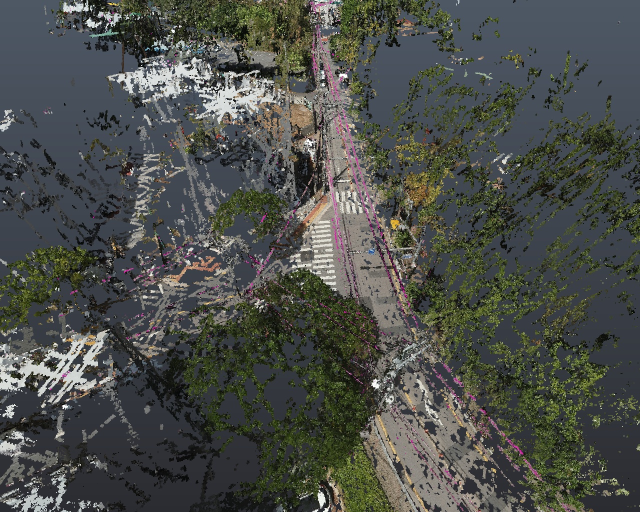
#> input picture 25.12.10_Model_B_Site_B_Vote_3_1.jpg, 1280 x 1024 px (shown at 1/2 size); its folder holds only this picture in this run
$ python -i img_mask.py   (imports and definitions only)
#> lines starting #> are read from the running program, lines starting #| are printed output that depends on the picture
# -*- coding: utf-8 -*-
"""
img_mask.py
이미지에서 color gate RGB 조건에 맞는 픽셀 마스크 생성
color_gate.py의 RGB 범위: R(204-255), G(0-51), B(172-210)
밝은 빨강-보라색 계열 (마젠타/핑크)
"""

import numpy as np
from PIL import Image
from pathlib import Path
try:
    import numexpr as ne  # 멀티스레드 벡터 연산 가속
except ImportError:
    ne = None

def img_mask(img_path: str) -> np.ndarray:
    """
    이미지에서 color gate RGB 조건에 맞는 픽셀만 검출

    Color gate 조건 (color_gate.py에서 확인):
    - R: 204 ~ 255  (밝은 빨강)
    - G: 0 ~ 51     (어두운 초록)
    - B: 172 ~ 210  (밝은 파랑)
    → 밝은 빨강-보라색 계열 (마젠타/핑크)

    Args:
        img_path: 이미지 경로

    Returns:
        mask: (H, W) boolean array - 조건 만족 픽셀은 True
    """
#> called with img_path = '../25.12.10_Model_B_Site_B_Vote_3_1.jpg'
    try:
        # 이미지 열기
        img = Image.open(img_path)
#> img is the input picture: PIL image 1280x1024 RGB; mean R, G, B 75.6, 78.3, 74

        # RGB로 변환
        if img.mode != 'RGB':
            img = img.convert('RGB')

        # numpy 배열로 변환
        img_array = np.array(img, dtype=np.uint8)
        height, width = img_array.shape[:2]
#> height = 1024; width = 1280

        # Color gate RGB 범위 (color_gate.py와 동일)
        # 밝은 빨강-보라색 계열 (마젠타/핑크)
        R_MIN, R_MAX = 204, 255
        G_MIN, G_MAX = 0, 51
        B_MIN, B_MAX = 172, 210

        if ne:
            r = img_array[:, :, 0]
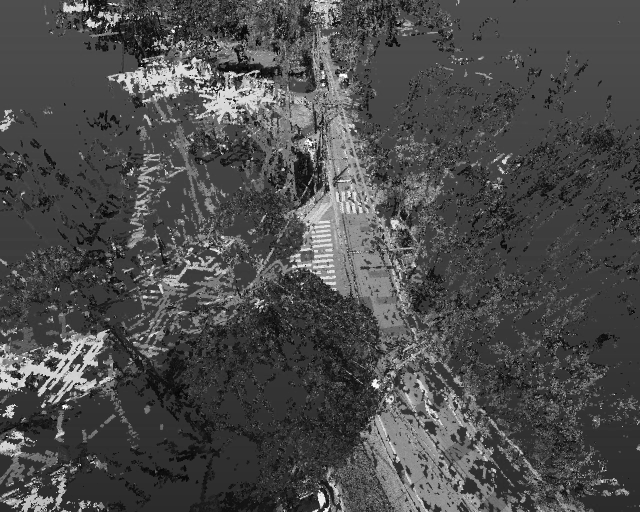
#> r: shape (1024, 1280) (shown at 1/2 size); min 0, max 255, mean 75.6
            g = img_array[:, :, 1]
            b = img_array[:, :, 2]
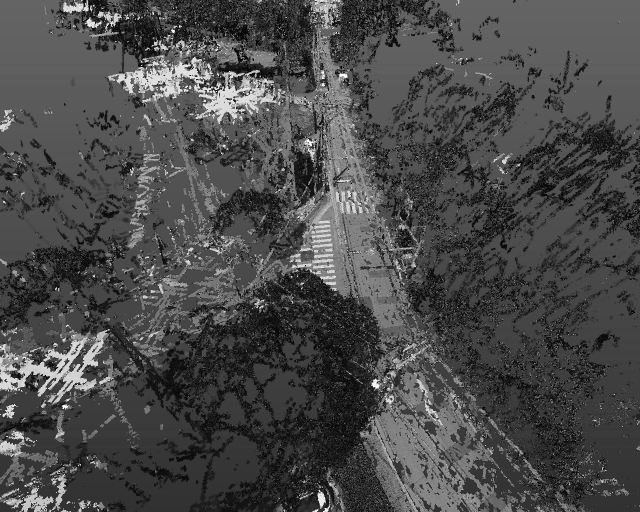
#> b: shape (1024, 1280) (shown at 1/2 size); min 0, max 255, mean 74
#> (the run stopped early here; a loop or call above may not have finished)

$ run again, on 25.12.10_Model_B_Site_B_Vote_3_10.jpg
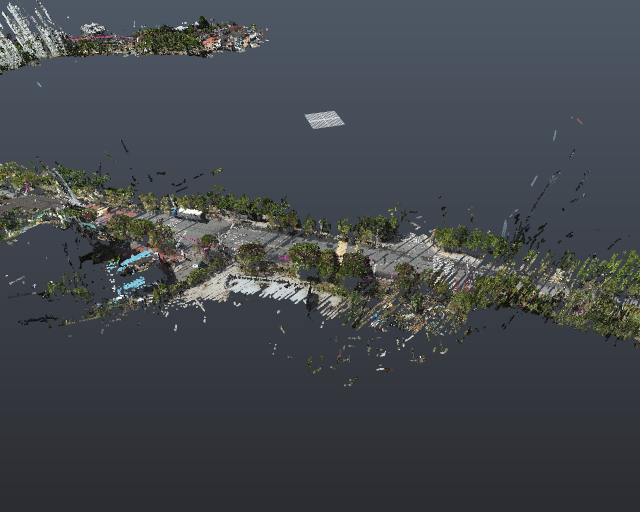
#> input picture 25.12.10_Model_B_Site_B_Vote_3_10.jpg, 1280 x 1024 px (shown at 1/2 size)
#> in img_mask, img is the input picture: PIL image 1280x1024 RGB; mean R, G, B 66.5, 71, 75.6
#> in img_mask, `r = img_array[:, :, 0]`:
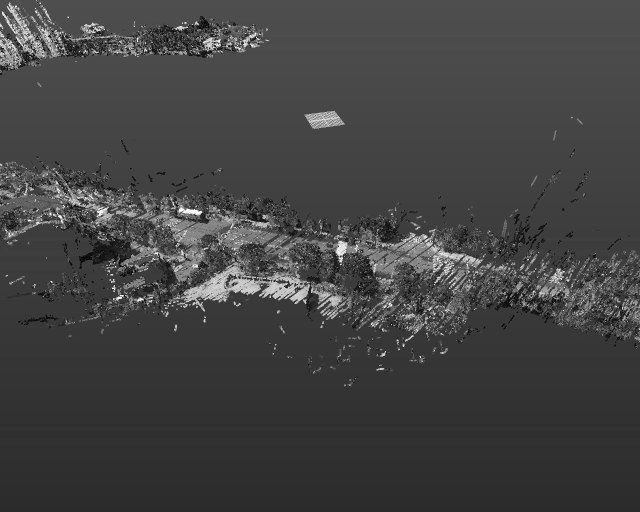
#> r: shape (1024, 1280) (shown at 1/2 size); min 0, max 255, mean 66.5
#> in img_mask, `b = img_array[:, :, 2]`:
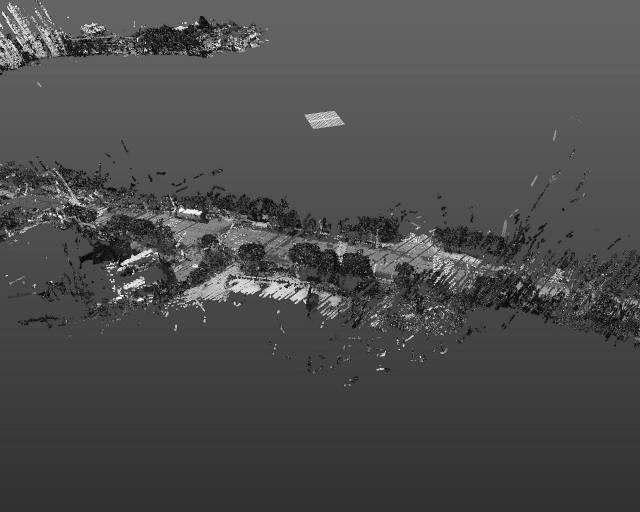
#> b: shape (1024, 1280) (shown at 1/2 size); min 0, max 255, mean 75.6

$ run again, on 25.12.10_Model_B_Site_B_Vote_3_2.jpg
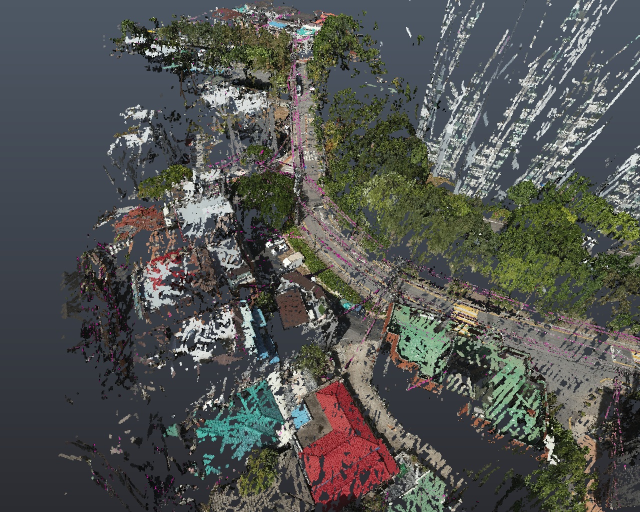
#> input picture 25.12.10_Model_B_Site_B_Vote_3_2.jpg, 1280 x 1024 px (shown at 1/2 size)
#> in img_mask, img is the input picture: PIL image 1280x1024 RGB; mean R, G, B 82, 83.8, 81
#> in img_mask, `g = img_array[:, :, 1]`:
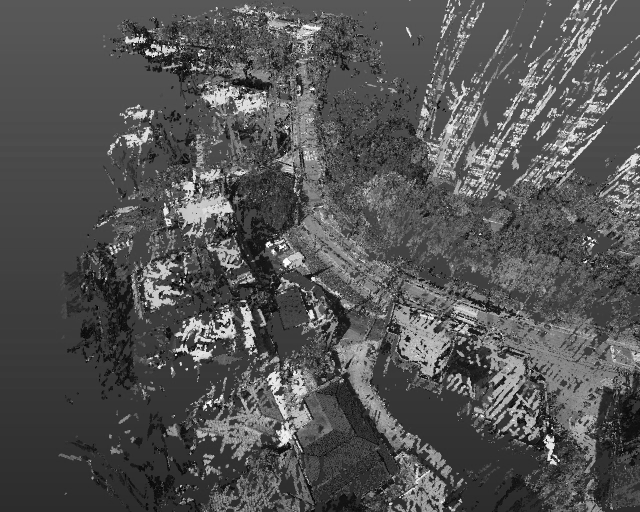
#> g: shape (1024, 1280) (shown at 1/2 size); min 0, max 255, mean 83.8
#> in img_mask, `b = img_array[:, :, 2]`:
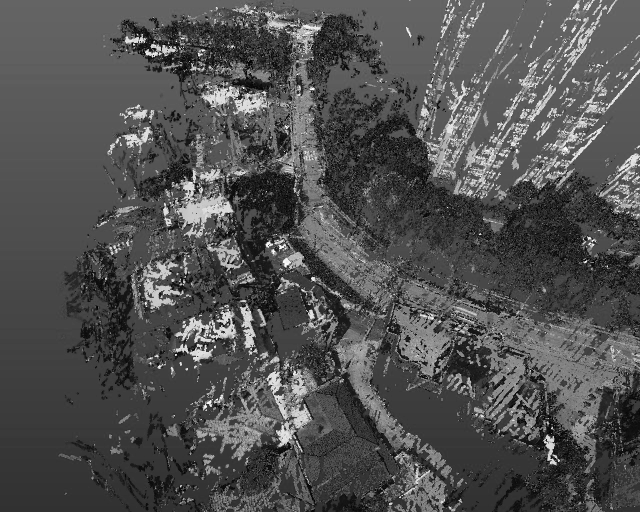
#> b: shape (1024, 1280) (shown at 1/2 size); min 0, max 255, mean 81

$ run again, on 25.12.10_Model_B_Site_B_Vote_3_3.jpg
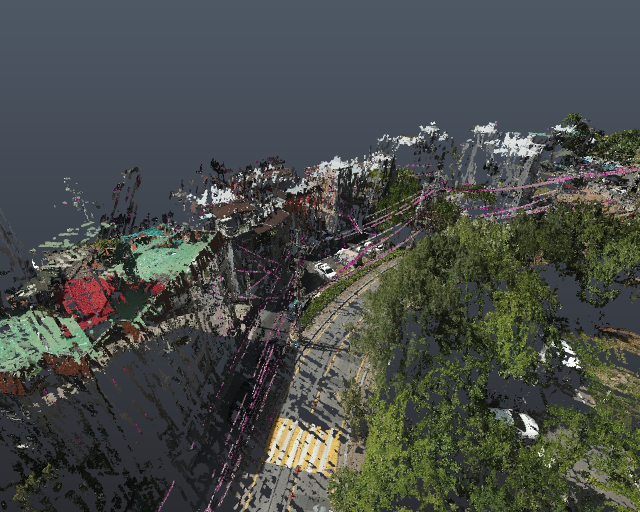
#> input picture 25.12.10_Model_B_Site_B_Vote_3_3.jpg, 1280 x 1024 px (shown at 1/2 size)
#> in img_mask, img is the input picture: PIL image 1280x1024 RGB; mean R, G, B 72.4, 76.1, 72.6
#> in img_mask, `g = img_array[:, :, 1]`:
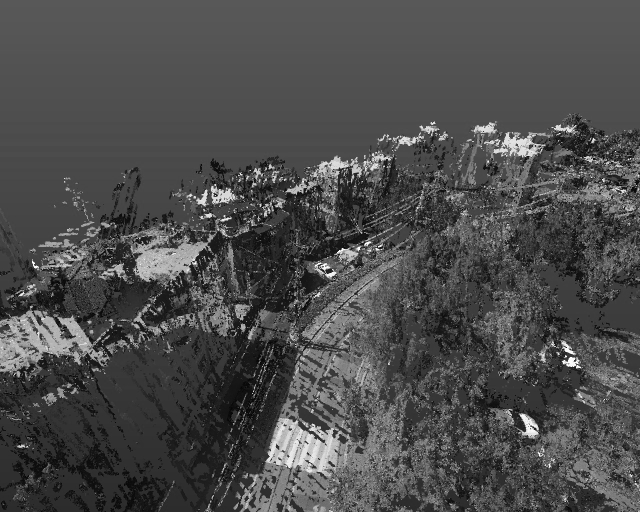
#> g: shape (1024, 1280) (shown at 1/2 size); min 0, max 255, mean 76.1
#> in img_mask, `b = img_array[:, :, 2]`:
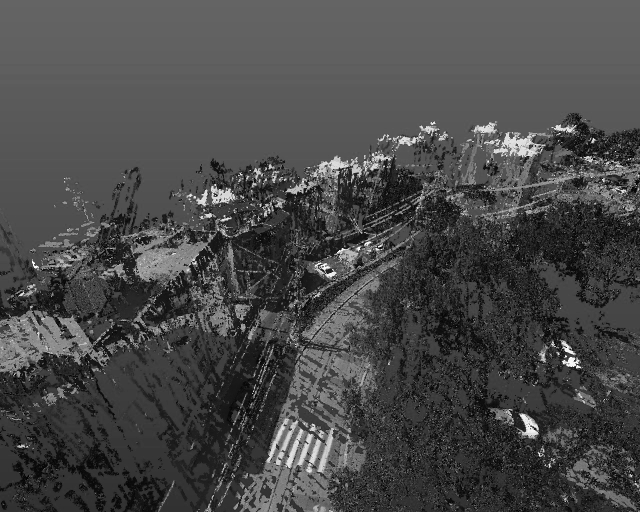
#> b: shape (1024, 1280) (shown at 1/2 size); min 0, max 255, mean 72.6
